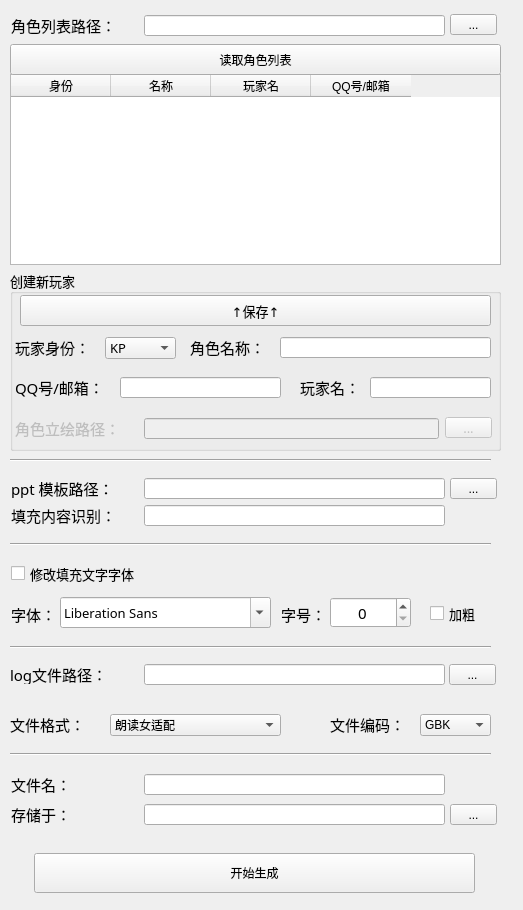
<?xml version="1.0" encoding="UTF-8"?>
<ui version="4.0">
 <class>MainWindow</class>
 <widget class="QMainWindow" name="MainWindow">
  <property name="geometry">
   <rect>
    <x>0</x>
    <y>0</y>
    <width>523</width>
    <height>910</height>
   </rect>
  </property>
  <property name="windowTitle">
   <string>跑团log文件对应ppt生成器</string>
  </property>
  <widget class="QWidget" name="centralwidget">
   <widget class="QLabel" name="char_fp_label">
    <property name="geometry">
     <rect>
      <x>11</x>
      <y>15</y>
      <width>126</width>
      <height>20</height>
     </rect>
    </property>
    <property name="font">
     <font>
      <family>华文细黑</family>
      <pointsize>11</pointsize>
     </font>
    </property>
    <property name="text">
     <string>角色列表路径：</string>
    </property>
   </widget>
   <widget class="QLineEdit" name="char_fp_input">
    <property name="geometry">
     <rect>
      <x>144</x>
      <y>15</y>
      <width>301</width>
      <height>21</height>
     </rect>
    </property>
   </widget>
   <widget class="QLabel" name="model_fp_label">
    <property name="geometry">
     <rect>
      <x>11</x>
      <y>478</y>
      <width>120</width>
      <height>20</height>
     </rect>
    </property>
    <property name="font">
     <font>
      <family>华文细黑</family>
      <pointsize>11</pointsize>
     </font>
    </property>
    <property name="text">
     <string>ppt 模板路径：</string>
    </property>
   </widget>
   <widget class="QLineEdit" name="model_fp_input">
    <property name="geometry">
     <rect>
      <x>144</x>
      <y>478</y>
      <width>301</width>
      <height>21</height>
     </rect>
    </property>
   </widget>
   <widget class="QLineEdit" name="txt_fp_input">
    <property name="geometry">
     <rect>
      <x>144</x>
      <y>664</y>
      <width>301</width>
      <height>21</height>
     </rect>
    </property>
   </widget>
   <widget class="QLabel" name="txt_fp_label">
    <property name="geometry">
     <rect>
      <x>10</x>
      <y>664</y>
      <width>118</width>
      <height>20</height>
     </rect>
    </property>
    <property name="font">
     <font>
      <family>华文细黑</family>
      <pointsize>11</pointsize>
     </font>
    </property>
    <property name="text">
     <string>log文件路径：</string>
    </property>
   </widget>
   <widget class="QLabel" name="save_fp_label">
    <property name="geometry">
     <rect>
      <x>11</x>
      <y>804</y>
      <width>120</width>
      <height>20</height>
     </rect>
    </property>
    <property name="font">
     <font>
      <family>华文细黑</family>
      <pointsize>11</pointsize>
     </font>
    </property>
    <property name="text">
     <string>存储于：</string>
    </property>
   </widget>
   <widget class="QLineEdit" name="save_fp_input">
    <property name="geometry">
     <rect>
      <x>144</x>
      <y>804</y>
      <width>301</width>
      <height>21</height>
     </rect>
    </property>
   </widget>
   <widget class="QToolButton" name="char_fp_btn">
    <property name="geometry">
     <rect>
      <x>450</x>
      <y>14</y>
      <width>47</width>
      <height>21</height>
     </rect>
    </property>
    <property name="text">
     <string>...</string>
    </property>
   </widget>
   <widget class="QToolButton" name="model_fp_btn">
    <property name="geometry">
     <rect>
      <x>450</x>
      <y>478</y>
      <width>47</width>
      <height>21</height>
     </rect>
    </property>
    <property name="text">
     <string>...</string>
    </property>
   </widget>
   <widget class="QToolButton" name="txt_fp_btn">
    <property name="geometry">
     <rect>
      <x>449</x>
      <y>664</y>
      <width>47</width>
      <height>21</height>
     </rect>
    </property>
    <property name="text">
     <string>...</string>
    </property>
   </widget>
   <widget class="QToolButton" name="save_fp_btn">
    <property name="geometry">
     <rect>
      <x>450</x>
      <y>804</y>
      <width>47</width>
      <height>21</height>
     </rect>
    </property>
    <property name="text">
     <string>...</string>
    </property>
   </widget>
   <widget class="Line" name="fp_to_txt">
    <property name="geometry">
     <rect>
      <x>10</x>
      <y>637</y>
      <width>481</width>
      <height>20</height>
     </rect>
    </property>
    <property name="orientation">
     <enum>Qt::Horizontal</enum>
    </property>
   </widget>
   <widget class="QLabel" name="txt_format_label">
    <property name="geometry">
     <rect>
      <x>10</x>
      <y>714</y>
      <width>118</width>
      <height>20</height>
     </rect>
    </property>
    <property name="font">
     <font>
      <family>华文细黑</family>
      <pointsize>11</pointsize>
     </font>
    </property>
    <property name="text">
     <string>文件格式：</string>
    </property>
   </widget>
   <widget class="QComboBox" name="txt_format_input">
    <property name="geometry">
     <rect>
      <x>110</x>
      <y>714</y>
      <width>171</width>
      <height>22</height>
     </rect>
    </property>
    <item>
     <property name="text">
      <string>朗读女适配</string>
     </property>
    </item>
    <item>
     <property name="text">
      <string>QQ聊天记录导出</string>
     </property>
    </item>
    <item>
     <property name="text">
      <string>跑团记录染色器</string>
     </property>
    </item>
   </widget>
   <widget class="QLabel" name="txt_encoding_label">
    <property name="geometry">
     <rect>
      <x>330</x>
      <y>714</y>
      <width>91</width>
      <height>20</height>
     </rect>
    </property>
    <property name="font">
     <font>
      <family>华文细黑</family>
      <pointsize>11</pointsize>
     </font>
    </property>
    <property name="text">
     <string>文件编码：</string>
    </property>
   </widget>
   <widget class="QComboBox" name="txt_encoding_input">
    <property name="geometry">
     <rect>
      <x>420</x>
      <y>714</y>
      <width>71</width>
      <height>22</height>
     </rect>
    </property>
    <item>
     <property name="text">
      <string>GBK</string>
     </property>
    </item>
    <item>
     <property name="text">
      <string>UTF-8</string>
     </property>
    </item>
   </widget>
   <widget class="QLineEdit" name="model_default_replacer_input">
    <property name="geometry">
     <rect>
      <x>144</x>
      <y>505</y>
      <width>301</width>
      <height>21</height>
     </rect>
    </property>
   </widget>
   <widget class="QLabel" name="model_default_replacer_label">
    <property name="geometry">
     <rect>
      <x>11</x>
      <y>505</y>
      <width>120</width>
      <height>20</height>
     </rect>
    </property>
    <property name="font">
     <font>
      <family>华文细黑</family>
      <pointsize>11</pointsize>
     </font>
    </property>
    <property name="text">
     <string>填充内容识别：</string>
    </property>
   </widget>
   <widget class="QLineEdit" name="save_filename_input">
    <property name="geometry">
     <rect>
      <x>144</x>
      <y>774</y>
      <width>301</width>
      <height>21</height>
     </rect>
    </property>
   </widget>
   <widget class="QLabel" name="save_filename_label">
    <property name="geometry">
     <rect>
      <x>11</x>
      <y>774</y>
      <width>120</width>
      <height>20</height>
     </rect>
    </property>
    <property name="font">
     <font>
      <family>华文细黑</family>
      <pointsize>11</pointsize>
     </font>
    </property>
    <property name="text">
     <string>文件名：</string>
    </property>
   </widget>
   <widget class="Line" name="txt_to_save">
    <property name="geometry">
     <rect>
      <x>10</x>
      <y>744</y>
      <width>481</width>
      <height>20</height>
     </rect>
    </property>
    <property name="orientation">
     <enum>Qt::Horizontal</enum>
    </property>
   </widget>
   <widget class="QCheckBox" name="font_change">
    <property name="geometry">
     <rect>
      <x>11</x>
      <y>564</y>
      <width>171</width>
      <height>19</height>
     </rect>
    </property>
    <property name="font">
     <font>
      <family>华文细黑</family>
      <pointsize>10</pointsize>
     </font>
    </property>
    <property name="text">
     <string>修改填充文字字体</string>
    </property>
   </widget>
   <widget class="QLabel" name="font_name_label">
    <property name="geometry">
     <rect>
      <x>11</x>
      <y>604</y>
      <width>61</width>
      <height>20</height>
     </rect>
    </property>
    <property name="font">
     <font>
      <family>华文细黑</family>
      <pointsize>11</pointsize>
     </font>
    </property>
    <property name="text">
     <string>字体：</string>
    </property>
   </widget>
   <widget class="QCheckBox" name="font_bold">
    <property name="geometry">
     <rect>
      <x>430</x>
      <y>604</y>
      <width>71</width>
      <height>19</height>
     </rect>
    </property>
    <property name="font">
     <font>
      <family>华文细黑</family>
      <pointsize>10</pointsize>
     </font>
    </property>
    <property name="text">
     <string>加粗</string>
    </property>
   </widget>
   <widget class="QLabel" name="font_size_label">
    <property name="geometry">
     <rect>
      <x>281</x>
      <y>604</y>
      <width>61</width>
      <height>20</height>
     </rect>
    </property>
    <property name="font">
     <font>
      <family>华文细黑</family>
      <pointsize>11</pointsize>
     </font>
    </property>
    <property name="text">
     <string>字号：</string>
    </property>
   </widget>
   <widget class="Line" name="fp_to_txt_2">
    <property name="geometry">
     <rect>
      <x>10</x>
      <y>534</y>
      <width>481</width>
      <height>20</height>
     </rect>
    </property>
    <property name="orientation">
     <enum>Qt::Horizontal</enum>
    </property>
   </widget>
   <widget class="QTableWidget" name="char_table">
    <property name="geometry">
     <rect>
      <x>10</x>
      <y>74</y>
      <width>491</width>
      <height>191</height>
     </rect>
    </property>
    <column>
     <property name="text">
      <string>身份</string>
     </property>
     <property name="textAlignment">
      <set>AlignCenter</set>
     </property>
    </column>
    <column>
     <property name="text">
      <string>名称</string>
     </property>
     <property name="textAlignment">
      <set>AlignCenter</set>
     </property>
    </column>
    <column>
     <property name="text">
      <string>玩家名</string>
     </property>
     <property name="textAlignment">
      <set>AlignCenter</set>
     </property>
    </column>
    <column>
     <property name="text">
      <string>QQ号/邮箱</string>
     </property>
     <property name="textAlignment">
      <set>AlignCenter</set>
     </property>
    </column>
   </widget>
   <widget class="Line" name="char_to_model">
    <property name="geometry">
     <rect>
      <x>10</x>
      <y>450</y>
      <width>481</width>
      <height>20</height>
     </rect>
    </property>
    <property name="orientation">
     <enum>Qt::Horizontal</enum>
    </property>
   </widget>
   <widget class="QPushButton" name="start_generation">
    <property name="geometry">
     <rect>
      <x>34</x>
      <y>853</y>
      <width>441</width>
      <height>40</height>
     </rect>
    </property>
    <property name="text">
     <string>开始生成</string>
    </property>
   </widget>
   <widget class="QPushButton" name="char_read_list_btn">
    <property name="geometry">
     <rect>
      <x>10</x>
      <y>44</y>
      <width>491</width>
      <height>31</height>
     </rect>
    </property>
    <property name="text">
     <string>读取角色列表</string>
    </property>
   </widget>
   <widget class="QGroupBox" name="char_createNewChar">
    <property name="geometry">
     <rect>
      <x>10</x>
      <y>270</y>
      <width>491</width>
      <height>181</height>
     </rect>
    </property>
    <property name="font">
     <font>
      <family>华文细黑</family>
      <pointsize>10</pointsize>
     </font>
    </property>
    <property name="title">
     <string>创建新玩家</string>
    </property>
    <widget class="QToolButton" name="char_imgdir_btn">
     <property name="enabled">
      <bool>false</bool>
     </property>
     <property name="geometry">
      <rect>
       <x>435</x>
       <y>147</y>
       <width>47</width>
       <height>21</height>
      </rect>
     </property>
     <property name="text">
      <string>...</string>
     </property>
    </widget>
    <widget class="QLabel" name="char_name_label">
     <property name="geometry">
      <rect>
       <x>180</x>
       <y>67</y>
       <width>91</width>
       <height>20</height>
      </rect>
     </property>
     <property name="font">
      <font>
       <family>华文细黑</family>
       <pointsize>11</pointsize>
      </font>
     </property>
     <property name="text">
      <string>角色名称：</string>
     </property>
    </widget>
    <widget class="QLabel" name="char_PLid_label">
     <property name="geometry">
      <rect>
       <x>290</x>
       <y>107</y>
       <width>71</width>
       <height>20</height>
      </rect>
     </property>
     <property name="font">
      <font>
       <family>华文细黑</family>
       <pointsize>11</pointsize>
      </font>
     </property>
     <property name="text">
      <string>玩家名：</string>
     </property>
    </widget>
    <widget class="QLineEdit" name="char_PLid_input">
     <property name="geometry">
      <rect>
       <x>360</x>
       <y>107</y>
       <width>121</width>
       <height>21</height>
      </rect>
     </property>
    </widget>
    <widget class="QLineEdit" name="char_qnum_input">
     <property name="geometry">
      <rect>
       <x>110</x>
       <y>107</y>
       <width>161</width>
       <height>21</height>
      </rect>
     </property>
    </widget>
    <widget class="QLineEdit" name="char_imgdir_input">
     <property name="enabled">
      <bool>false</bool>
     </property>
     <property name="geometry">
      <rect>
       <x>134</x>
       <y>148</y>
       <width>295</width>
       <height>21</height>
      </rect>
     </property>
    </widget>
    <widget class="QLabel" name="char_identity_label">
     <property name="geometry">
      <rect>
       <x>5</x>
       <y>67</y>
       <width>91</width>
       <height>20</height>
      </rect>
     </property>
     <property name="font">
      <font>
       <family>华文细黑</family>
       <pointsize>11</pointsize>
      </font>
     </property>
     <property name="text">
      <string>玩家身份：</string>
     </property>
    </widget>
    <widget class="QComboBox" name="char_identity_select">
     <property name="geometry">
      <rect>
       <x>95</x>
       <y>67</y>
       <width>71</width>
       <height>22</height>
      </rect>
     </property>
     <item>
      <property name="text">
       <string>KP</string>
      </property>
     </item>
     <item>
      <property name="text">
       <string>PL</string>
      </property>
     </item>
     <item>
      <property name="text">
       <string>骰子</string>
      </property>
     </item>
     <item>
      <property name="text">
       <string>NPC</string>
      </property>
     </item>
    </widget>
    <widget class="QLabel" name="char_imgdir_label">
     <property name="enabled">
      <bool>false</bool>
     </property>
     <property name="geometry">
      <rect>
       <x>5</x>
       <y>148</y>
       <width>126</width>
       <height>20</height>
      </rect>
     </property>
     <property name="font">
      <font>
       <family>华文细黑</family>
       <pointsize>11</pointsize>
      </font>
     </property>
     <property name="text">
      <string>角色立绘路径：</string>
     </property>
    </widget>
    <widget class="QLineEdit" name="char_name_input">
     <property name="geometry">
      <rect>
       <x>270</x>
       <y>67</y>
       <width>211</width>
       <height>21</height>
      </rect>
     </property>
    </widget>
    <widget class="QLabel" name="char_qnum_label">
     <property name="geometry">
      <rect>
       <x>5</x>
       <y>107</y>
       <width>111</width>
       <height>20</height>
      </rect>
     </property>
     <property name="font">
      <font>
       <family>华文细黑</family>
       <pointsize>11</pointsize>
      </font>
     </property>
     <property name="text">
      <string>QQ号/邮箱：</string>
     </property>
    </widget>
    <widget class="QPushButton" name="add_Character_btn">
     <property name="geometry">
      <rect>
       <x>10</x>
       <y>25</y>
       <width>471</width>
       <height>31</height>
      </rect>
     </property>
     <property name="text">
      <string>↑保存↑</string>
     </property>
    </widget>
   </widget>
   <widget class="QFontComboBox" name="font_name_select">
    <property name="geometry">
     <rect>
      <x>60</x>
      <y>597</y>
      <width>211</width>
      <height>31</height>
     </rect>
    </property>
    <property name="font">
     <font>
      <family>华文细黑</family>
      <pointsize>10</pointsize>
     </font>
    </property>
   </widget>
   <widget class="QSpinBox" name="font_size_select">
    <property name="geometry">
     <rect>
      <x>330</x>
      <y>597</y>
      <width>81</width>
      <height>31</height>
     </rect>
    </property>
    <property name="font">
     <font>
      <family>华文细黑</family>
      <pointsize>11</pointsize>
     </font>
    </property>
    <property name="layoutDirection">
     <enum>Qt::LeftToRight</enum>
    </property>
    <property name="alignment">
     <set>Qt::AlignCenter</set>
    </property>
   </widget>
   <zorder>char_createNewChar</zorder>
   <zorder>char_fp_label</zorder>
   <zorder>char_fp_input</zorder>
   <zorder>model_fp_label</zorder>
   <zorder>model_fp_input</zorder>
   <zorder>txt_fp_input</zorder>
   <zorder>txt_fp_label</zorder>
   <zorder>save_fp_label</zorder>
   <zorder>save_fp_input</zorder>
   <zorder>char_fp_btn</zorder>
   <zorder>model_fp_btn</zorder>
   <zorder>txt_fp_btn</zorder>
   <zorder>save_fp_btn</zorder>
   <zorder>fp_to_txt</zorder>
   <zorder>txt_format_label</zorder>
   <zorder>txt_format_input</zorder>
   <zorder>txt_encoding_label</zorder>
   <zorder>txt_encoding_input</zorder>
   <zorder>model_default_replacer_input</zorder>
   <zorder>model_default_replacer_label</zorder>
   <zorder>save_filename_input</zorder>
   <zorder>save_filename_label</zorder>
   <zorder>txt_to_save</zorder>
   <zorder>font_change</zorder>
   <zorder>font_name_label</zorder>
   <zorder>font_bold</zorder>
   <zorder>font_size_label</zorder>
   <zorder>fp_to_txt_2</zorder>
   <zorder>char_table</zorder>
   <zorder>char_to_model</zorder>
   <zorder>start_generation</zorder>
   <zorder>char_read_list_btn</zorder>
   <zorder>font_name_select</zorder>
   <zorder>font_size_select</zorder>
  </widget>
 </widget>
 <tabstops>
  <tabstop>char_fp_input</tabstop>
  <tabstop>char_fp_btn</tabstop>
  <tabstop>char_identity_select</tabstop>
  <tabstop>char_name_input</tabstop>
  <tabstop>char_qnum_input</tabstop>
  <tabstop>char_PLid_input</tabstop>
  <tabstop>char_imgdir_input</tabstop>
  <tabstop>char_imgdir_btn</tabstop>
  <tabstop>add_Character_btn</tabstop>
  <tabstop>char_table</tabstop>
  <tabstop>model_fp_input</tabstop>
  <tabstop>model_fp_btn</tabstop>
  <tabstop>model_default_replacer_input</tabstop>
  <tabstop>font_change</tabstop>
  <tabstop>font_bold</tabstop>
  <tabstop>txt_fp_input</tabstop>
  <tabstop>txt_fp_btn</tabstop>
  <tabstop>txt_format_input</tabstop>
  <tabstop>txt_encoding_input</tabstop>
  <tabstop>save_filename_input</tabstop>
  <tabstop>save_fp_input</tabstop>
  <tabstop>save_fp_btn</tabstop>
  <tabstop>start_generation</tabstop>
 </tabstops>
 <resources/>
 <connections/>
</ui>
